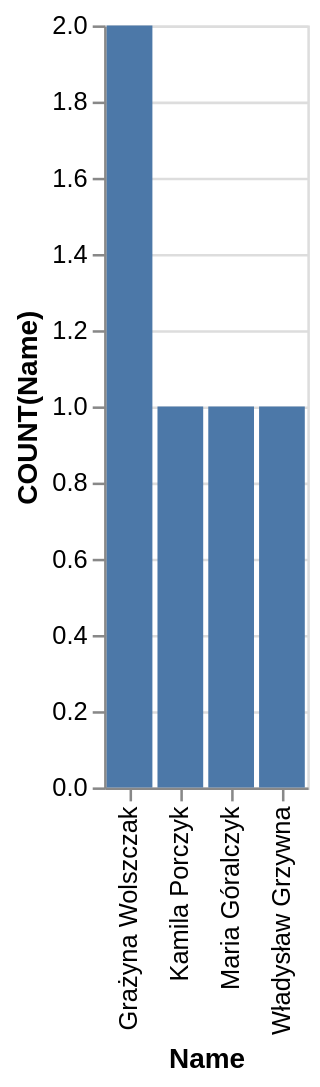

Write the Vega-Lite specification saved for this chart.
### Vega-Lite specification from a JSON file in a GitHub repository (floating-point values rounded to 4 significant figures)
{"data": {"values": [{"x_data": "Grażyna Wolszczak", "y_data": 2}, {"x_data": "Kamila Porczyk", "y_data": 1}, {"x_data": "Maria Góralczyk", "y_data": 1}, {"x_data": "Władysław Grzywna", "y_data": 1}]}, "mark": "bar", "encoding": {"x": {"field": "x_data", "type": "nominal", "title": "Name", "sort": "ascending"}, "y": {"field": "y_data", "type": "quantitative", "title": "COUNT(Name)"}}}
